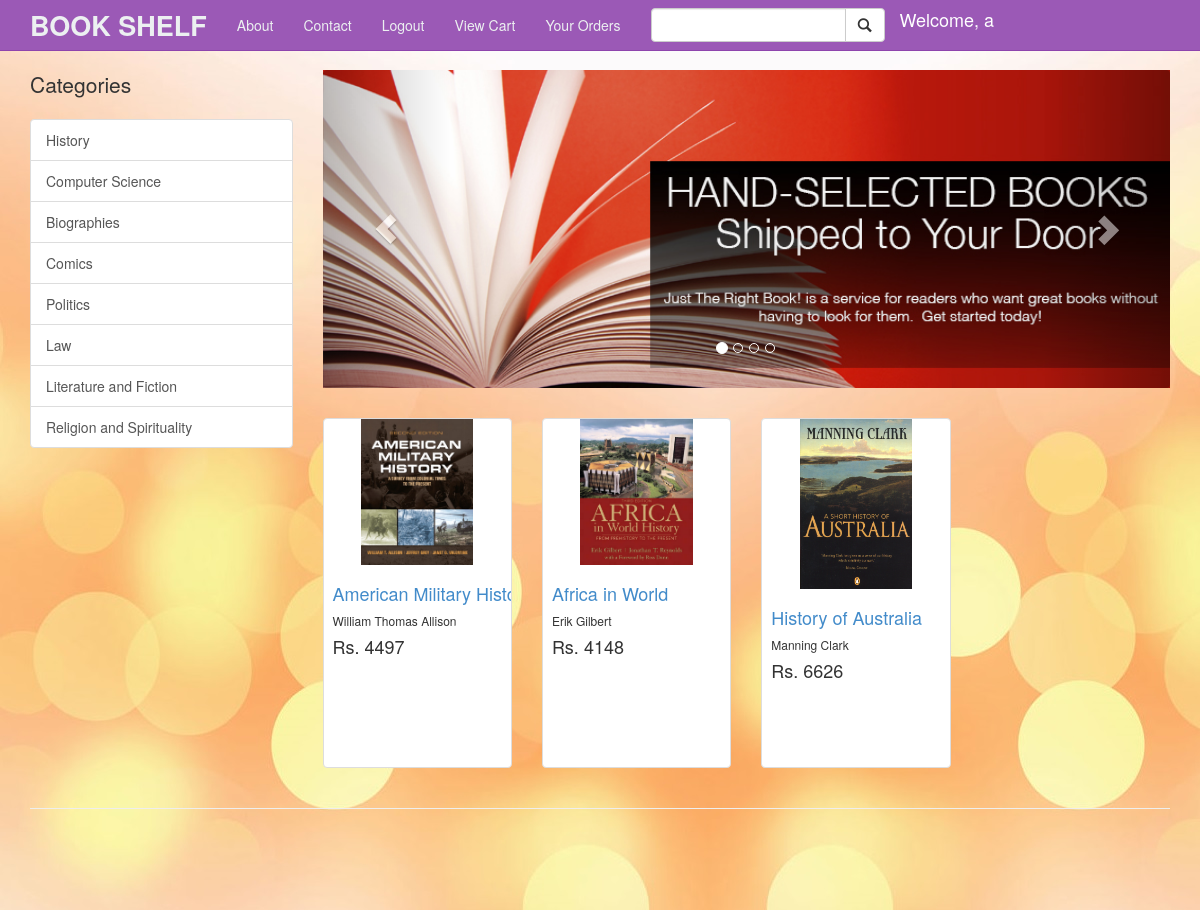
/index.php (signed in), run on the app's committed database.
### tables this page shows
CREATE TABLE IF NOT EXISTS `books` (
  `bookid` int(50) NOT NULL AUTO_INCREMENT,
  `book_name` varchar(100) NOT NULL,
  `author_name` varchar(100) NOT NULL,
  `price` double NOT NULL,
  `upvote` int(50) NOT NULL,
  `aboutbook` varchar(5000) NOT NULL,
  `aboutauthor` varchar(5000) NOT NULL,
  `catid` int(50) NOT NULL,
  `image` varchar(50) NOT NULL,
  `isbn` varchar(50) NOT NULL,
  `pages` int(50) NOT NULL,
  PRIMARY KEY (`bookid`)
);

### indexbody.php (the view, shortened to what this page needs)
<div class="container">
    <?php
    include("sidebar.php");
    ?>
        <div class="col-md-9">
            <div class="row carousel-holder">
                <div class="col-md-12">
                    <div id="carousel-example-generic" class="carousel slide" data-ride="carousel">
                        <ol class="carousel-indicators">
                            <li data-target="#carousel-example-generic" data-slide-to="0" class="active"></li>
                            <li data-target="#carousel-example-generic" data-slide-to="1"></li>
                            <li data-target="#carousel-example-generic" data-slide-to="2"></li>
                            <li data-target="#carousel-example-generic" data-slide-to="3"></li>
                        </ol>
                        <div class="carousel-inner">
                            <div class="item active">
                                <img class="slide-image" src="images/carousel1.jpg" alt="">
                            </div>
                        </div>
                        <a class="left carousel-control" href="#carousel-example-generic" data-slide="prev">
                            <span class="glyphicon glyphicon-chevron-left"></span>
                        </a>
                        <a class="right carousel-control" href="#carousel-example-generic" data-slide="next">
                            <span class="glyphicon glyphicon-chevron-right"></span>
                        </a>
                    </div>
                </div>
            </div>
                <?php
                     $catid=1;
                     while($catid<=4){
                      echo "<div class='row'>";
                     $query=mysql_query("select * from books where catid=$catid");
                     if($query)
                     {
                        $count=0;
                        while(($res=mysql_fetch_array($query))&&$count<4)
                        {
                            $bookid=$res['bookid'];
                            $bookname=$res['book_name'];
                            $image=$res['image'];
                            $author=$res['author_name'];
                            $price=$res['price'];
                            echo "<div class='col-sm-3 col-lg-3 col-md-3 bookthumbnail'>";
                            echo "<div class='thumbnail'>";
                            echo "<a href='books.php?bookid=$bookid'><img src='$image'></img></a>";
                            echo "<div class='caption'>";
                            echo "<h4><a href='books.php?bookid=$bookid'>$bookname</a></h4>";
                            echo "<h6>$author</h6>";
                            echo "<h4 class='pull-Down'>Rs. $price</h4>";
                            echo "</div>";
                            echo "</div>";
                            echo "</div>";
                            $count=$count+1;
                        }
                        echo "</div>";
                     }
                     else
                        echo "Not found";
                    $catid=$catid+1;
                }
                    ?>
            </div>
            <?php
            include("logintemplate.php");
            ?>
            </div>

### css/shop-homepage.css (style rules this page uses)
body { padding-top: 70px; }
.slide-image { width: 100%; }
.carousel-holder { margin-bottom: 30px; }
.carousel-control, .item { border-radius: 4px; }
.caption { height: 130px; overflow: hidden; }
.caption h4 { white-space: nowrap; }
.thumbnail img { width: 60%; }
.thumbnail { padding: 0; }
body { background-image:url('../images/bg4.jpg'); }
.bookthumbnail .thumbnail { height: 350px; }

### data on the page
books: image (picture), book_name "American Military…", author_name "William Thomas Allison", price "4497"
books: image (picture), book_name "Africa in World", author_name "Erik Gilbert", price "4148"
books: image (picture), book_name "History of Australia", author_name "Manning Clark", price "6626"

### other printed values
$_SESSION['user'] "a"
